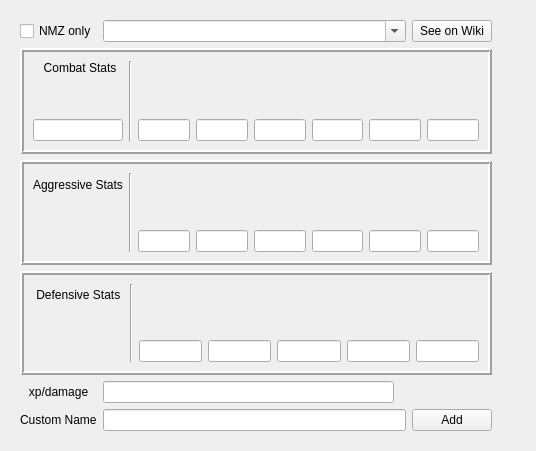
<?xml version="1.0" encoding="UTF-8"?>
<ui version="4.0">
 <class>Monsters</class>
 <widget class="QWidget" name="Monsters">
  <property name="geometry">
   <rect>
    <x>0</x>
    <y>0</y>
    <width>536</width>
    <height>451</height>
   </rect>
  </property>
  <property name="windowTitle">
   <string>Form</string>
  </property>
  <layout class="QGridLayout" name="gridLayout">
   <item row="1" column="0">
    <widget class="QFrame" name="frame">
     <property name="frameShape">
      <enum>QFrame::NoFrame</enum>
     </property>
     <property name="frameShadow">
      <enum>QFrame::Raised</enum>
     </property>
     <layout class="QGridLayout" name="gridLayout_2">
      <item row="2" column="6">
       <widget class="QFrame" name="frame_2">
        <property name="frameShape">
         <enum>QFrame::NoFrame</enum>
        </property>
        <property name="frameShadow">
         <enum>QFrame::Raised</enum>
        </property>
        <layout class="QGridLayout" name="gridLayout_6"/>
       </widget>
      </item>
      <item row="7" column="2" colspan="3">
       <widget class="QLineEdit" name="custom_name"/>
      </item>
      <item row="0" column="2" colspan="3">
       <widget class="QComboBox" name="search">
        <property name="editable">
         <bool>true</bool>
        </property>
       </widget>
      </item>
      <item row="5" column="1" colspan="5">
       <widget class="QFrame" name="image_3">
        <property name="frameShape">
         <enum>QFrame::Box</enum>
        </property>
        <property name="frameShadow">
         <enum>QFrame::Raised</enum>
        </property>
        <property name="lineWidth">
         <number>2</number>
        </property>
        <layout class="QGridLayout" name="gridLayout_5">
         <item row="2" column="5">
          <widget class="QLineEdit" name="defensive_magic"/>
         </item>
         <item row="2" column="2">
          <widget class="QLineEdit" name="defensive_stab"/>
         </item>
         <item row="1" column="6">
          <widget class="QLabel" name="label_19">
           <property name="text">
            <string/>
           </property>
           <property name="pixmap">
            <pixmap>../images/monster/Ranged_icon.webp</pixmap>
           </property>
           <property name="alignment">
            <set>Qt::AlignCenter</set>
           </property>
          </widget>
         </item>
         <item row="2" column="3">
          <widget class="QLineEdit" name="defensive_slash"/>
         </item>
         <item row="1" column="3">
          <widget class="QLabel" name="label_16">
           <property name="text">
            <string/>
           </property>
           <property name="pixmap">
            <pixmap>../images/monster/White_scimitar.webp</pixmap>
           </property>
           <property name="alignment">
            <set>Qt::AlignCenter</set>
           </property>
          </widget>
         </item>
         <item row="1" column="4">
          <widget class="QLabel" name="label_17">
           <property name="text">
            <string/>
           </property>
           <property name="pixmap">
            <pixmap>../images/monster/White_warhammer.webp</pixmap>
           </property>
           <property name="alignment">
            <set>Qt::AlignCenter</set>
           </property>
          </widget>
         </item>
         <item row="1" column="5">
          <widget class="QLabel" name="label_18">
           <property name="text">
            <string/>
           </property>
           <property name="pixmap">
            <pixmap>../images/monster/Magic_icon.webp</pixmap>
           </property>
           <property name="alignment">
            <set>Qt::AlignCenter</set>
           </property>
          </widget>
         </item>
         <item row="0" column="2" colspan="5">
          <widget class="QFrame" name="frame_6">
           <property name="frameShape">
            <enum>QFrame::NoFrame</enum>
           </property>
           <property name="frameShadow">
            <enum>QFrame::Plain</enum>
           </property>
           <property name="lineWidth">
            <number>3</number>
           </property>
           <layout class="QGridLayout" name="gridLayout_9"/>
          </widget>
         </item>
         <item row="1" column="0">
          <widget class="QLabel" name="label_25">
           <property name="text">
            <string/>
           </property>
           <property name="pixmap">
            <pixmap>../images/monster/Defence_icon.webp</pixmap>
           </property>
           <property name="alignment">
            <set>Qt::AlignCenter</set>
           </property>
          </widget>
         </item>
         <item row="2" column="4">
          <widget class="QLineEdit" name="defensive_crush"/>
         </item>
         <item row="2" column="6">
          <widget class="QLineEdit" name="defensive_ranged"/>
         </item>
         <item row="1" column="2">
          <widget class="QLabel" name="label_15">
           <property name="text">
            <string/>
           </property>
           <property name="pixmap">
            <pixmap>../images/monster/White_dagger.webp</pixmap>
           </property>
           <property name="alignment">
            <set>Qt::AlignCenter</set>
           </property>
          </widget>
         </item>
         <item row="0" column="1" rowspan="3">
          <widget class="Line" name="line">
           <property name="orientation">
            <enum>Qt::Vertical</enum>
           </property>
          </widget>
         </item>
         <item row="0" column="0">
          <widget class="QLabel" name="label_26">
           <property name="text">
            <string> Defensive Stats </string>
           </property>
           <property name="alignment">
            <set>Qt::AlignLeading|Qt::AlignLeft|Qt::AlignVCenter</set>
           </property>
          </widget>
         </item>
        </layout>
       </widget>
      </item>
      <item row="2" column="1" colspan="5">
       <widget class="QFrame" name="image">
        <property name="frameShape">
         <enum>QFrame::Box</enum>
        </property>
        <property name="frameShadow">
         <enum>QFrame::Raised</enum>
        </property>
        <property name="lineWidth">
         <number>2</number>
        </property>
        <layout class="QGridLayout" name="gridLayout_3">
         <item row="3" column="4">
          <widget class="QLineEdit" name="strength"/>
         </item>
         <item row="2" column="6">
          <widget class="QLabel" name="label_7">
           <property name="text">
            <string/>
           </property>
           <property name="pixmap">
            <pixmap>../images/monster/Magic_icon.webp</pixmap>
           </property>
           <property name="alignment">
            <set>Qt::AlignCenter</set>
           </property>
          </widget>
         </item>
         <item row="2" column="2">
          <widget class="QLabel" name="label_3">
           <property name="text">
            <string/>
           </property>
           <property name="pixmap">
            <pixmap>../images/monster/Hitpoints_icon.webp</pixmap>
           </property>
           <property name="alignment">
            <set>Qt::AlignCenter</set>
           </property>
          </widget>
         </item>
         <item row="2" column="7">
          <widget class="QLabel" name="label_8">
           <property name="text">
            <string/>
           </property>
           <property name="pixmap">
            <pixmap>../images/monster/Ranged_icon.webp</pixmap>
           </property>
           <property name="alignment">
            <set>Qt::AlignCenter</set>
           </property>
          </widget>
         </item>
         <item row="1" column="1" rowspan="3">
          <widget class="Line" name="line_3">
           <property name="orientation">
            <enum>Qt::Vertical</enum>
           </property>
          </widget>
         </item>
         <item row="3" column="6">
          <widget class="QLineEdit" name="magic"/>
         </item>
         <item row="3" column="3">
          <widget class="QLineEdit" name="attack"/>
         </item>
         <item row="2" column="4">
          <widget class="QLabel" name="label_5">
           <property name="text">
            <string/>
           </property>
           <property name="pixmap">
            <pixmap>../images/monster/Strength_icon.webp</pixmap>
           </property>
           <property name="alignment">
            <set>Qt::AlignCenter</set>
           </property>
          </widget>
         </item>
         <item row="3" column="5">
          <widget class="QLineEdit" name="defence"/>
         </item>
         <item row="2" column="0">
          <widget class="QFrame" name="frame_3">
           <property name="frameShape">
            <enum>QFrame::NoFrame</enum>
           </property>
           <property name="frameShadow">
            <enum>QFrame::Raised</enum>
           </property>
           <property name="lineWidth">
            <number>0</number>
           </property>
           <layout class="QGridLayout" name="gridLayout_7">
            <item row="0" column="0">
             <widget class="QLabel" name="label_21">
              <property name="text">
               <string/>
              </property>
              <property name="pixmap">
               <pixmap>../images/monster/Combat_icon.webp</pixmap>
              </property>
              <property name="alignment">
               <set>Qt::AlignCenter</set>
              </property>
             </widget>
            </item>
           </layout>
          </widget>
         </item>
         <item row="2" column="5">
          <widget class="QLabel" name="label_6">
           <property name="text">
            <string/>
           </property>
           <property name="pixmap">
            <pixmap>../images/monster/Defence_icon.webp</pixmap>
           </property>
           <property name="alignment">
            <set>Qt::AlignCenter</set>
           </property>
          </widget>
         </item>
         <item row="3" column="2">
          <widget class="QLineEdit" name="health"/>
         </item>
         <item row="3" column="7">
          <widget class="QLineEdit" name="ranged"/>
         </item>
         <item row="2" column="3">
          <widget class="QLabel" name="label_4">
           <property name="text">
            <string/>
           </property>
           <property name="pixmap">
            <pixmap>../images/monster/Attack_icon.webp</pixmap>
           </property>
           <property name="alignment">
            <set>Qt::AlignCenter</set>
           </property>
          </widget>
         </item>
         <item row="3" column="0">
          <widget class="QLineEdit" name="combat_level"/>
         </item>
         <item row="1" column="0">
          <widget class="QLabel" name="label_22">
           <property name="text">
            <string>   Combat Stats  </string>
           </property>
           <property name="alignment">
            <set>Qt::AlignRight|Qt::AlignTrailing|Qt::AlignVCenter</set>
           </property>
          </widget>
         </item>
        </layout>
       </widget>
      </item>
      <item row="4" column="1" colspan="5">
       <widget class="QFrame" name="image_2">
        <property name="frameShape">
         <enum>QFrame::Box</enum>
        </property>
        <property name="frameShadow">
         <enum>QFrame::Raised</enum>
        </property>
        <property name="lineWidth">
         <number>2</number>
        </property>
        <layout class="QGridLayout" name="gridLayout_4">
         <item row="2" column="2">
          <widget class="QLineEdit" name="aggressive_attack"/>
         </item>
         <item row="2" column="5">
          <widget class="QLineEdit" name="aggressive_magic_damage"/>
         </item>
         <item row="1" column="3">
          <widget class="QLabel" name="label_10">
           <property name="text">
            <string/>
           </property>
           <property name="pixmap">
            <pixmap>../images/monster/Strength_icon.webp</pixmap>
           </property>
           <property name="alignment">
            <set>Qt::AlignCenter</set>
           </property>
          </widget>
         </item>
         <item row="0" column="1" rowspan="3">
          <widget class="Line" name="line_2">
           <property name="orientation">
            <enum>Qt::Vertical</enum>
           </property>
          </widget>
         </item>
         <item row="0" column="2" colspan="6">
          <widget class="QFrame" name="frame_5">
           <property name="frameShape">
            <enum>QFrame::NoFrame</enum>
           </property>
           <property name="frameShadow">
            <enum>QFrame::Plain</enum>
           </property>
           <property name="lineWidth">
            <number>3</number>
           </property>
           <layout class="QGridLayout" name="gridLayout_8"/>
          </widget>
         </item>
         <item row="1" column="0">
          <widget class="QLabel" name="label_23">
           <property name="text">
            <string/>
           </property>
           <property name="pixmap">
            <pixmap>../images/monster/Attack_icon.webp</pixmap>
           </property>
           <property name="alignment">
            <set>Qt::AlignCenter</set>
           </property>
          </widget>
         </item>
         <item row="2" column="6">
          <widget class="QLineEdit" name="aggressive_ranged"/>
         </item>
         <item row="1" column="6">
          <widget class="QLabel" name="label_13">
           <property name="text">
            <string/>
           </property>
           <property name="pixmap">
            <pixmap>../images/monster/Ranged_icon.webp</pixmap>
           </property>
           <property name="alignment">
            <set>Qt::AlignCenter</set>
           </property>
          </widget>
         </item>
         <item row="1" column="4">
          <widget class="QLabel" name="label_11">
           <property name="text">
            <string/>
           </property>
           <property name="pixmap">
            <pixmap>../images/monster/Magic_icon.webp</pixmap>
           </property>
           <property name="alignment">
            <set>Qt::AlignCenter</set>
           </property>
          </widget>
         </item>
         <item row="2" column="3">
          <widget class="QLineEdit" name="aggressive_strength"/>
         </item>
         <item row="1" column="2">
          <widget class="QLabel" name="label_9">
           <property name="text">
            <string/>
           </property>
           <property name="pixmap">
            <pixmap>../images/monster/Attack_icon.webp</pixmap>
           </property>
           <property name="alignment">
            <set>Qt::AlignCenter</set>
           </property>
          </widget>
         </item>
         <item row="1" column="5">
          <widget class="QLabel" name="label_12">
           <property name="text">
            <string/>
           </property>
           <property name="pixmap">
            <pixmap>../images/monster/Magic_Damage_icon.webp</pixmap>
           </property>
           <property name="alignment">
            <set>Qt::AlignCenter</set>
           </property>
          </widget>
         </item>
         <item row="1" column="7">
          <widget class="QLabel" name="label_14">
           <property name="text">
            <string/>
           </property>
           <property name="pixmap">
            <pixmap>../images/monster/Ranged_Strength_icon.webp</pixmap>
           </property>
           <property name="alignment">
            <set>Qt::AlignCenter</set>
           </property>
          </widget>
         </item>
         <item row="2" column="7">
          <widget class="QLineEdit" name="aggressive_ranged_strength"/>
         </item>
         <item row="2" column="4">
          <widget class="QLineEdit" name="aggressive_magic"/>
         </item>
         <item row="0" column="0">
          <widget class="QLabel" name="label_24">
           <property name="text">
            <string>Aggressive Stats</string>
           </property>
           <property name="alignment">
            <set>Qt::AlignLeading|Qt::AlignLeft|Qt::AlignVCenter</set>
           </property>
          </widget>
         </item>
        </layout>
       </widget>
      </item>
      <item row="0" column="1">
       <widget class="QCheckBox" name="nmz_only">
        <property name="text">
         <string>NMZ only</string>
        </property>
       </widget>
      </item>
      <item row="7" column="1">
       <widget class="QLabel" name="label_27">
        <property name="text">
         <string>Custom Name</string>
        </property>
       </widget>
      </item>
      <item row="7" column="5">
       <widget class="QPushButton" name="add">
        <property name="text">
         <string>Add</string>
        </property>
       </widget>
      </item>
      <item row="0" column="5">
       <widget class="QPushButton" name="wiki_link">
        <property name="text">
         <string>See on Wiki</string>
        </property>
       </widget>
      </item>
      <item row="6" column="1">
       <widget class="QLabel" name="label_20">
        <property name="text">
         <string>xp/damage</string>
        </property>
        <property name="alignment">
         <set>Qt::AlignCenter</set>
        </property>
       </widget>
      </item>
      <item row="6" column="2">
       <widget class="QLineEdit" name="xp_per_hit">
        <property name="text">
         <string/>
        </property>
       </widget>
      </item>
     </layout>
    </widget>
   </item>
  </layout>
 </widget>
 <resources/>
 <connections/>
</ui>
